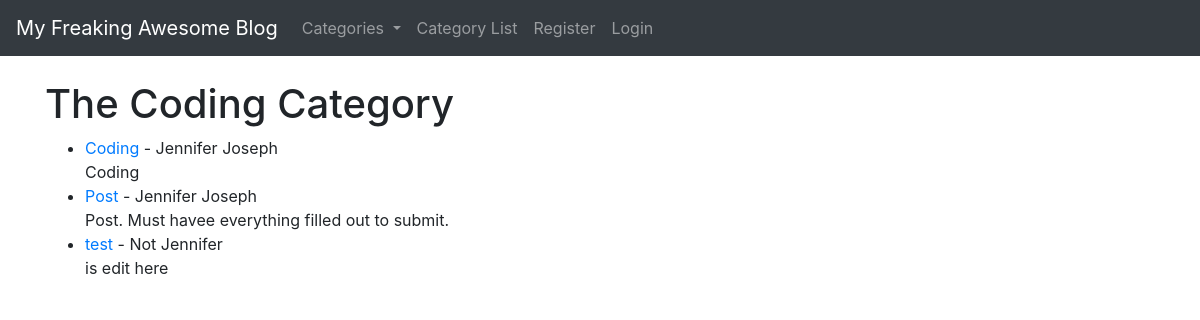
Before: /category/Coding with the older database file.
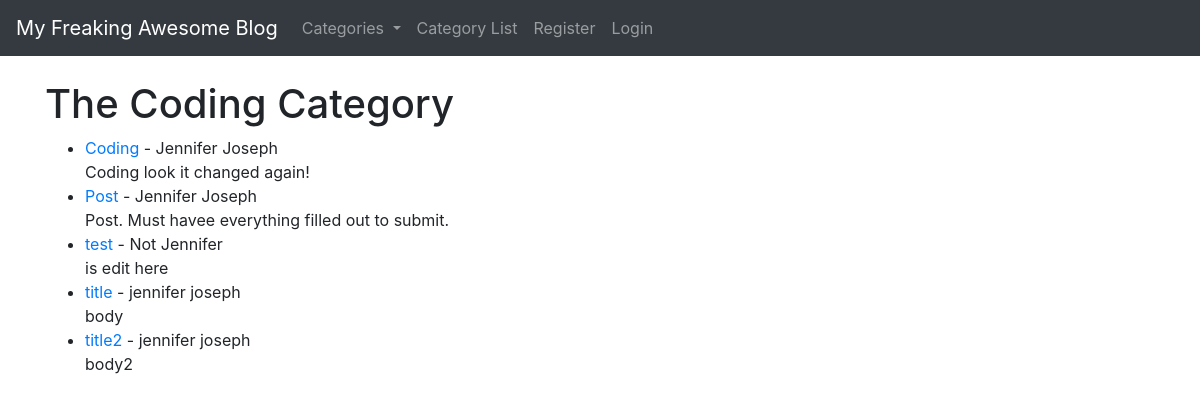
After: the same page with the newer database file.
### tutorialblog/models.py (models this page shows, shortened)
class Post(models.Model):
    title = models.CharField(max_length = 255)
    title_tag = models.CharField(max_length = 255)#, default = "My Freaking Awesome Blog")
    author = models.ForeignKey(User, on_delete = models.CASCADE) # deletes blog post from a user that has been deleted
    category = models.CharField(max_length = 255, default = 'uncategorized')
    body = RichTextField(blank = True, null = True) # always migrate when you change models
    post_date = models.DateField(auto_now_add=True) # will happen automatically when new blog posts are created
    snippet = models.CharField(max_length = 255)
    likes = models.ManyToManyField(User, related_name = 'blog_post')

### tutorialblog/views.py (the view)
# urls.py: path('category/<str:cats>', CategoryView, name = "category"),  #<> will have the category that it is; note we name it cats here, and then have to use this name in CategoryView
def CategoryView(request, cats): # remember this (cats) is what we named it on the urls.py file; it is a string variable, the cats that gets passed is now going to have a - from our html...
    category_posts = Post.objects.filter(category=cats.replace('-',' '))    # so we use a little bit of python to replace all - with a space
    cat_menu_list = Category.objects.all()
    return render(request, 'categories.html', {'cats': cats.title().replace('-',' '), 'category_posts':category_posts, 'cat_menu_list':cat_menu_list}) #.title makes it cap

### tutorialblog/models.py (called while the page is built)
    def __str__(self):
        return self.name #lets us see category name on the admin back end

### tutorialblog/templates/categories.html (shortened to what this page needs)
{% extends 'base.html' %}
{% block content %}
{% if category_posts %}
    <h1>The {{ cats }} Category</h1>
    <ul>
    {% for post in category_posts %}
        <li> <a href = "{% url 'article-detail' post.pk %}"> {{post.title}}</a> - {{post.author.first_name}} {{post.author.last_name}}
            <br>
            {{ post.body }}
        </li>
    {% endfor %}
    </ul>
{% else %}
<h1>This page does not exist</h1>
{% endif %}
{% endblock %}

### tutorialblog/templates/base.html (shortened to what this page needs)
<!doctype html>
<html lang="en">
  <head>
    <link rel="stylesheet" href="https://stackpath.bootstrapcdn.com/bootstrap/4.3.1/css/bootstrap.min.css">
  </head>
  <body>
    <nav class="navbar navbar-expand-lg navbar-dark bg-dark">
        <a class="navbar-brand" href="{% url 'home' %}"> My Freaking Awesome Blog </a>
        <div class="collapse navbar-collapse" id="navbarSupportedContent">
          <ul class="navbar-nav mr-auto">
            <li class="nav-item dropdown">
              <a class="nav-link dropdown-toggle" href="#" id="navbarDropdown" role="button" data-toggle="dropdown" aria-haspopup="true" aria-expanded="false">
                Categories
              </a>
            </li>
            <li class="nav-item">
              <a class="nav-link" href="{% url 'category-list' %}">Category List</a>
            </li>
            {% if user.is_authenticated %}
                <li class="nav-item">
                  <a class="nav-link" href="{% url 'add-post' %}">Add Post</a>
                </li>
                <li class="nav-item">
                  <a class="nav-link" href="{% url 'add-category' %}">Add Category</a>
                </li>
                <li class="nav-item">
                  <a class="nav-link" href="{% url 'logout' %}">Logout</a>
                </li>
            {% else %}
                <li class="nav-item">
                  <a class="nav-link" href="{% url 'register' %}">Register</a>
                </li>
                <li class="nav-item">
                  <a class="nav-link" href="{% url 'login' %}">Login</a>
                </li>
            {% endif %}
          </ul>
        </div>
      </nav>
      <br>
      <div class = "container">
        {% block content %}
        {% endblock %}
      </div>
  </body>
</html>

Changed rows visible on the page:
changed Post "Coding": body "Coding" → "Coding look it changed again!"
added Post: title "title", author.first_name "jennifer", author.last_name "joseph", body "body"
added Post: title "title2", author.first_name "jennifer", author.last_name "joseph", body "body2"
